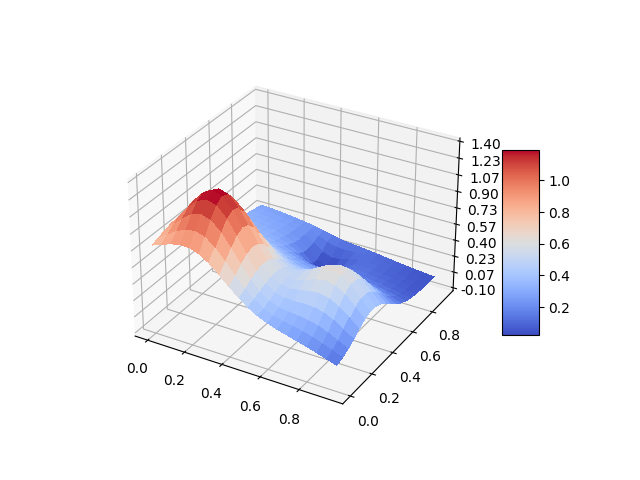

Source code (Python):
from mpl_toolkits.mplot3d import Axes3D
import matplotlib.pyplot as plt
from matplotlib import cm
from matplotlib.ticker import LinearLocator, FormatStrFormatter
import numpy as np
from random import random, seed

fig = plt.figure()
ax = fig.gca(projection='3d')

# Make data.
x = np.arange(0, 1, 0.05)
y = np.arange(0, 1, 0.05)
x, y = np.meshgrid(x,y)


def FrankeFunction(x,y):
    term1 = 0.75*np.exp(-(0.25*(9*x-2)**2) - 0.25*((9*y-2)**2))
    term2 = 0.75*np.exp(-((9*x+1)**2)/49.0 - 0.1*(9*y+1))
    term3 = 0.5*np.exp(-(9*x-7)**2/4.0 - 0.25*((9*y-3)**2))
    term4 = -0.2*np.exp(-(9*x-4)**2 - (9*y-7)**2)
    return term1 + term2 + term3 + term4


z = FrankeFunction(x, y)

# Plot the surface.
surf = ax.plot_surface(x, y, z, cmap=cm.coolwarm,
                       linewidth=0, antialiased=False)

# Customize the z axis.
ax.set_zlim(-0.10, 1.40)
ax.zaxis.set_major_locator(LinearLocator(10))
ax.zaxis.set_major_formatter(FormatStrFormatter('%.02f'))

# Add a color bar which maps values to colors.
fig.colorbar(surf, shrink=0.5, aspect=5)

plt.savefig('franke.png')
plt.show()
